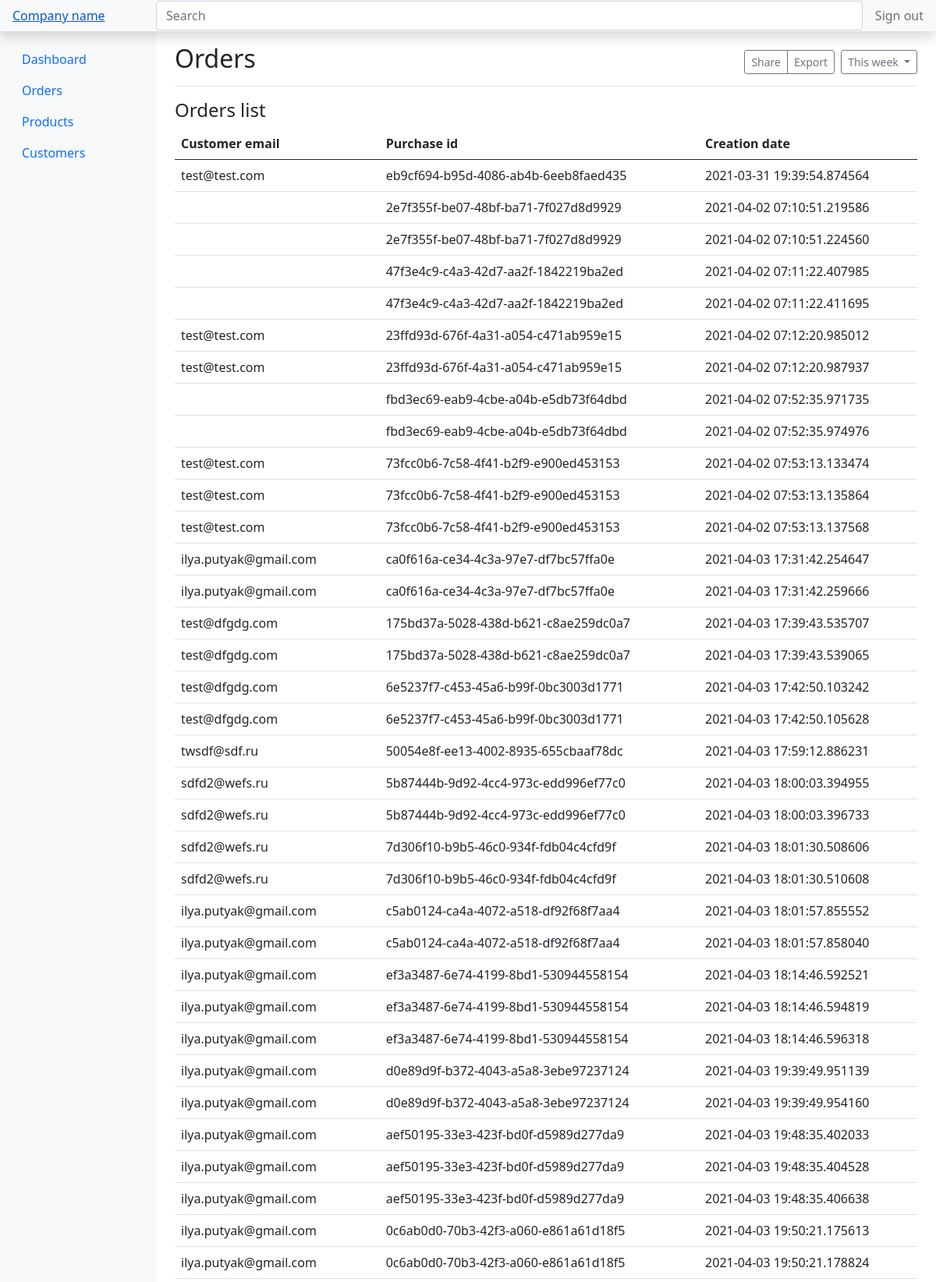
The page /admin/orders (signed in, upper part) on the database its author committed.
### app.py (models this page shows)
class Purchase(db.Model):
    __tablename__ = 'purchases'
    id = db.Column(db.Integer, primary_key=True)
    customer_email = db.Column(db.String, nullable=False)
    purchase_id = db.Column(db.String, nullable=True)
    product_id = db.Column(db.String, nullable=True)
    product_name = db.Column(db.String, nullable=True)
    product_description = db.Column(db.String, nullable=True)
    price = db.Column(db.Integer, nullable=True)
    count = db.Column(db.Integer, nullable=True)
    cdate = db.Column(db.DateTime, default=datetime.datetime.utcnow)

### app.py (the view)
@app.route('/admin/orders')
def admin_orders():
    try:
        session['auth_admin']
        query_orders = Purchase.query.all()
        orders = []
        for i in query_orders:
            orders.append(dict(id=i.id, customer_email=i.customer_email, purchase_id=i.purchase_id, product_id=i.product_id, product_name=i.product_name,
                               product_description=i.product_description, price=i.price, count=i.count, cdate=i.cdate))
        sample_query = db.session.query(Purchase.purchase_id).distinct().all()
        unique_purchase_id = [i[0] for i in sample_query]
        order_data = []
        for j in orders:
            for f in unique_purchase_id:
                if f == j['purchase_id']:
                    order_data.append(dict(purchase_id=j['purchase_id'], customer_email=j['customer_email'], cdate=j['cdate']))
                else:
                    pass
        return render_template('admin_orders.html', orders=order_data)
    except:
        return render_template('admin_dashboard.html', memo='memo')

### templates/admin_orders.html (shortened to what this page needs)
<!doctype html>
<html lang="en">
<head>
    <link href="https://getbootstrap.com/docs/5.0/dist/css/bootstrap.min.css" rel="stylesheet"
>
    <link href="https://getbootstrap.com/docs/5.0/examples/dashboard/dashboard.css" rel="stylesheet">
</head>
<body>
<header class="navbar navbar-light sticky-top bg-light flex-md-nowrap p-0 shadow">
    <a class="navbar navbar-light sticky-top bg-light col-md-3 col-lg-2 me-0 px-3" href="#">Company name</a>
    <input class="form-control form-control-dark w-100" type="text" placeholder="Search" aria-label="Search">
    <ul class="navbar-nav px-3">
        <li class="nav-item text-nowrap">
            <a class="nav-link" href="/delete-admin-auth/">Sign out</a>
        </li>
    </ul>
</header>
<div class="container-fluid">
    <div class="row">
        <nav id="sidebarMenu" class="col-md-3 col-lg-2 d-md-block bg-light sidebar collapse">
            <div class="position-sticky pt-3">
                <ul class="nav flex-column">
                    <li class="nav-item">
                        <a class="nav-link" href="/admin/dashboard">
                            Dashboard
                        </a>
                    </li>
                    <li class="nav-item active">
                        <a class="nav-link active" aria-current="page" href="/admin/orders">
                            Orders
                        </a>
                    </li>
                    <li class="nav-item">
                        <a class="nav-link" href="/admin/products">
                            Products
                        </a>
                    </li>
                    <li class="nav-item">
                        <a class="nav-link" href="/admin/customers">
                            Customers
                        </a>
                    </li>
                </ul>
            </div>
        </nav>
        <main class="col-md-9 ms-sm-auto col-lg-10 px-md-4">
            <div class="d-flex justify-content-between flex-wrap flex-md-nowrap align-items-center pt-3 pb-2 mb-3 border-bottom">
                <h1 class="h2">Orders</h1>
                <div class="btn-toolbar mb-2 mb-md-0">
                    <div class="btn-group me-2">
                        <button type="button" class="btn btn-sm btn-outline-secondary">Share</button>
                        <button type="button" class="btn btn-sm btn-outline-secondary">Export</button>
                    </div>
                    <button type="button" class="btn btn-sm btn-outline-secondary dropdown-toggle">
                        This week
                    </button>
                </div>
            </div>
            <h4>Orders list</h4>
            <div class="table-responsive">
                <table class="table table-hover">
                    <thead>
                    <tr>
                        <th>Customer email</th>
                        <th>Purchase id</th>
                        <th>Creation date</th>
                    </tr>
                    </thead>
                    <tbody>
                    {% for i in orders %}
                    <tr data-toggle="modal" data-target="#{{ i.purchase_id }}">
                        <td>{{ i.customer_email }}</td>
                        <td>{{ i.purchase_id }}</td>
                        <td>{{ i.cdate }}</td>
                    </tr>
                    {% endfor %}
                    </tbody>
                </table>
            </div>
        </main>
    </div>
</div>
</body>
</html>

### rows shown on the page
Purchase: customer_email "test@test.com", purchase_id "eb9cf694-b95d-4086-ab4b-6eeb8faed435", cdate "2021-03-31 19:39:54.874564"
Purchase: purchase_id "2e7f355f-be07-48bf-ba71-7f027d8d9929", cdate "2021-04-02 07:10:51.219586"
Purchase: purchase_id "2e7f355f-be07-48bf-ba71-7f027d8d9929", cdate "2021-04-02 07:10:51.224560"
Purchase: purchase_id "47f3e4c9-c4a3-42d7-aa2f-1842219ba2ed", cdate "2021-04-02 07:11:22.407985"
Purchase: purchase_id "47f3e4c9-c4a3-42d7-aa2f-1842219ba2ed", cdate "2021-04-02 07:11:22.411695"
Purchase: customer_email "test@test.com", purchase_id "23ffd93d-676f-4a31-a054-c471ab959e15", cdate "2021-04-02 07:12:20.985012"
Purchase: customer_email "test@test.com", purchase_id "23ffd93d-676f-4a31-a054-c471ab959e15", cdate "2021-04-02 07:12:20.987937"
Purchase: purchase_id "fbd3ec69-eab9-4cbe-a04b-e5db73f64dbd", cdate "2021-04-02 07:52:35.971735"
Purchase: purchase_id "fbd3ec69-eab9-4cbe-a04b-e5db73f64dbd", cdate "2021-04-02 07:52:35.974976"
Purchase: customer_email "test@test.com", purchase_id "73fcc0b6-7c58-4f41-b2f9-e900ed453153", cdate "2021-04-02 07:53:13.133474"
Purchase: customer_email "test@test.com", purchase_id "73fcc0b6-7c58-4f41-b2f9-e900ed453153", cdate "2021-04-02 07:53:13.135864"
Purchase: customer_email "test@test.com", purchase_id "73fcc0b6-7c58-4f41-b2f9-e900ed453153", cdate "2021-04-02 07:53:13.137568"
Purchase: customer_email "ilya.putyak@gmail.com", purchase_id "ca0f616a-ce34-4c3a-97e7-df7bc57ffa0e", cdate "2021-04-03 17:31:42.254647"
Purchase: customer_email "ilya.putyak@gmail.com", purchase_id "ca0f616a-ce34-4c3a-97e7-df7bc57ffa0e", cdate "2021-04-03 17:31:42.259666"
Purchase: customer_email "test@dfgdg.com", purchase_id "175bd37a-5028-438d-b621-c8ae259dc0a7", cdate "2021-04-03 17:39:43.535707"
Purchase: customer_email "test@dfgdg.com", purchase_id "175bd37a-5028-438d-b621-c8ae259dc0a7", cdate "2021-04-03 17:39:43.539065"
Purchase: customer_email "test@dfgdg.com", purchase_id "6e5237f7-c453-45a6-b99f-0bc3003d1771", cdate "2021-04-03 17:42:50.103242"
Purchase: customer_email "test@dfgdg.com", purchase_id "6e5237f7-c453-45a6-b99f-0bc3003d1771", cdate "2021-04-03 17:42:50.105628"
Purchase: customer_email "twsdf@sdf.ru", purchase_id "50054e8f-ee13-4002-8935-655cbaaf78dc", cdate "2021-04-03 17:59:12.886231"
Purchase: customer_email "sdfd2@wefs.ru", purchase_id "5b87444b-9d92-4cc4-973c-edd996ef77c0", cdate "2021-04-03 18:00:03.394955"
Purchase: customer_email "sdfd2@wefs.ru", purchase_id "5b87444b-9d92-4cc4-973c-edd996ef77c0", cdate "2021-04-03 18:00:03.396733"
Purchase: customer_email "sdfd2@wefs.ru", purchase_id "7d306f10-b9b5-46c0-934f-fdb04c4cfd9f", cdate "2021-04-03 18:01:30.508606"
Purchase: customer_email "sdfd2@wefs.ru", purchase_id "7d306f10-b9b5-46c0-934f-fdb04c4cfd9f", cdate "2021-04-03 18:01:30.510608"
Purchase: customer_email "ilya.putyak@gmail.com", purchase_id "c5ab0124-ca4a-4072-a518-df92f68f7aa4", cdate "2021-04-03 18:01:57.855552"
Purchase: customer_email "ilya.putyak@gmail.com", purchase_id "c5ab0124-ca4a-4072-a518-df92f68f7aa4", cdate "2021-04-03 18:01:57.858040"
Purchase: customer_email "ilya.putyak@gmail.com", purchase_id "ef3a3487-6e74-4199-8bd1-530944558154", cdate "2021-04-03 18:14:46.592521"
Purchase: customer_email "ilya.putyak@gmail.com", purchase_id "ef3a3487-6e74-4199-8bd1-530944558154", cdate "2021-04-03 18:14:46.594819"
Purchase: customer_email "ilya.putyak@gmail.com", purchase_id "ef3a3487-6e74-4199-8bd1-530944558154", cdate "2021-04-03 18:14:46.596318"
Purchase: customer_email "ilya.putyak@gmail.com", purchase_id "d0e89d9f-b372-4043-a5a8-3ebe97237124", cdate "2021-04-03 19:39:49.951139"
Purchase: customer_email "ilya.putyak@gmail.com", purchase_id "d0e89d9f-b372-4043-a5a8-3ebe97237124", cdate "2021-04-03 19:39:49.954160"
Purchase: customer_email "ilya.putyak@gmail.com", purchase_id "aef50195-33e3-423f-bd0f-d5989d277da9", cdate "2021-04-03 19:48:35.402033"
Purchase: customer_email "ilya.putyak@gmail.com", purchase_id "aef50195-33e3-423f-bd0f-d5989d277da9", cdate "2021-04-03 19:48:35.404528"
Purchase: customer_email "ilya.putyak@gmail.com", purchase_id "aef50195-33e3-423f-bd0f-d5989d277da9", cdate "2021-04-03 19:48:35.406638"
Purchase: customer_email "ilya.putyak@gmail.com", purchase_id "0c6ab0d0-70b3-42f3-a060-e861a61d18f5", cdate "2021-04-03 19:50:21.175613"
Purchase: customer_email "ilya.putyak@gmail.com", purchase_id "0c6ab0d0-70b3-42f3-a060-e861a61d18f5", cdate "2021-04-03 19:50:21.178824"
